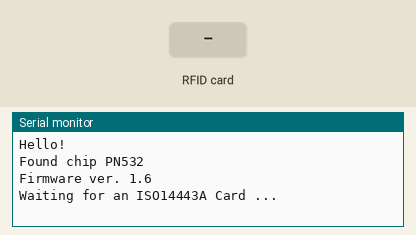
Bench run of a sketch on a simulated Arduino Uno, built with avr-gcc and run on an emulated ATmega328P. Shown: the last lines printed to the serial monitor. The inputs (shaded band) are chosen by the test bench.

Above: at 1.2 s.
1.3 s: RFID card 5E 7A 19 C4 held to the reader
At 2.2 s:
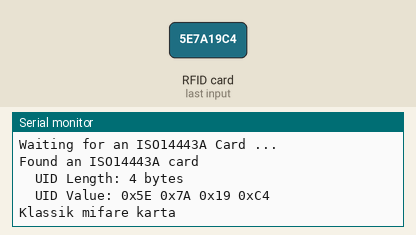
2.8 s: RFID card 5E 7A 19 C4 held to the reader
At 4.1 s:
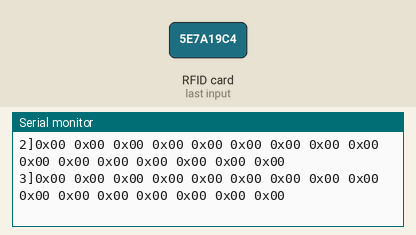
Timing chart, 0 to 5.8 s (numbered marks = the images above; inputs shaded):
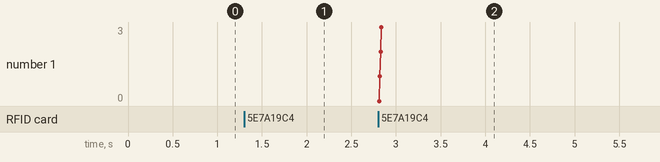

The sketch:

63block_tekshirish.ino
```cpp
#include <Wire.h>
#include <SPI.h>
#include <Adafruit_PN532.h>

#define PN532_SCK  (18)
#define PN532_MOSI (23)
#define PN532_SS   (5)
#define PN532_MISO (19)

Adafruit_PN532 nfc(PN532_SCK, PN532_MISO, PN532_MOSI, PN532_SS);

void setup(void) {
  Serial.begin(115200);
  while (!Serial) delay(10);

  Serial.println("Hello!");

  nfc.begin();

  uint32_t versiondata = nfc.getFirmwareVersion();
  if (! versiondata) {
    Serial.print("Didn't find PN53x board");
    while (1); // halt
  }
  // Got ok data, print it out!
  Serial.print("Found chip PN5"); Serial.println((versiondata>>24) & 0xFF, HEX);
  Serial.print("Firmware ver. "); Serial.print((versiondata>>16) & 0xFF, DEC);
  Serial.print('.'); Serial.println((versiondata>>8) & 0xFF, DEC);

  Serial.println("Waiting for an ISO14443A Card ...");
}


void loop(void) {
  uint8_t success;
  uint8_t uid[] = { 0, 0, 0, 0, 0, 0, 0 };
  uint8_t uidLength;
  success = nfc.readPassiveTargetID(PN532_MIFARE_ISO14443A, uid, &uidLength);

  if (success) {
    Serial.println("Found an ISO14443A card");
    Serial.print("  UID Length: ");Serial.print(uidLength, DEC);Serial.println(" bytes");
    Serial.print("  UID Value: ");
    nfc.PrintHex(uid, uidLength);
    Serial.println("");

    if (uidLength == 4){
      Serial.println("Klassik mifare karta");

      uint8_t keya[6] = { 0xFF, 0xFF, 0xFF, 0xFF, 0xFF, 0xFF }; // o'qish uchun default kalit yoki

      for(int i=0;i<16;i++){
        success=nfc.readPassiveTargetID(PN532_MIFARE_ISO14443A, uid, &uidLength);
        success=nfc.mifareclassic_AuthenticateBlock(uid, uidLength, i*4, 0, keya);
        Serial.print("[-----------------------------------------");

        Serial.print(i);

        Serial.println("----------------------------------------]");

        if(success){
          uint8_t data[16];
          success=nfc.mifareclassic_ReadDataBlock(i*4,data);
          Serial.print(i*4);
          Serial.print("]");
          nfc.PrintHex(data, 16);

          success=nfc.mifareclassic_ReadDataBlock(i*4+1,data);
          Serial.print(i*4+1);
          Serial.print("]");
          nfc.PrintHex(data, 16);

          success=nfc.mifareclassic_ReadDataBlock(i*4+2,data);
          Serial.print(i*4+2);
          Serial.print("]");
          nfc.PrintHex(data, 16);

          success=nfc.mifareclassic_ReadDataBlock(i*4+3,data);
          Serial.print(i*4+3);
          Serial.print("]");
          nfc.PrintHex(data, 16);


        }

        else{
          ///
        }

      }
      delay(2000);
    }
  }
  else{
    Serial.println("Default kalit tushmadi");
  }
}
```

Measured:
- after the input at 1.3 s, the serial monitor: prints a new line at once (image 1)
- after the input at 2.8 s, the serial monitor: prints a new line at once (image 2)
